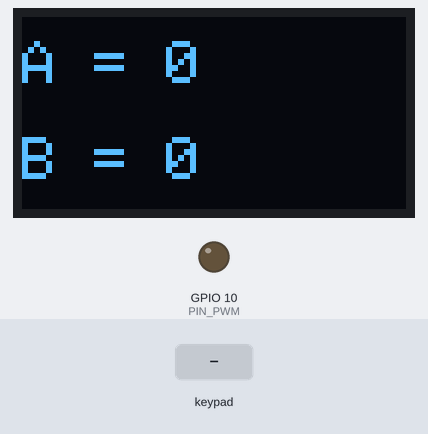
Bench run of a sketch on a simulated ESP32-S3. Shown: 128×64 one-colour display, output pins drawn as LEDs (lit = HIGH). Wiring (inferred from the names in the program): 4×4 keypad with keys 1 2 3 A 4 5 6 B 7 8 9 C * 0 # D (labels assumed): rows GPIO 4, GPIO 5, GPIO 6, GPIO 7; columns GPIO 15, GPIO 16, GPIO 17, GPIO 18. The inputs (shaded band) are chosen by the test bench. What the sketch prints to the serial monitor is not drawn.

Above: at 1.2 s.
1.3 s: key '1' pressed
Timing chart, 0 to 4.3 s (numbered marks = the images above; inputs shaded):
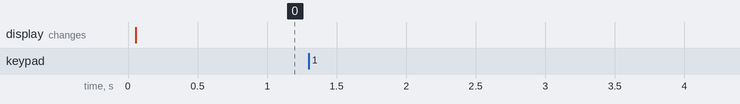

The sketch:

KEYPAD_ESPNOW.ino
```cpp
/*
  KEYPAD ESP-NOW -> PUENTE -> LinuxCNC (ESP32-S3)
  Arduino IDE

  Modulo de entradas: teclado matricial 4x4. Manda al puente el estado de
  las 16 teclas por ESP-NOW, con el mismo formato que las perillas:

    Modulo -> puente:  KN|KEYS|K<hhhh>   estado de las teclas, 16 bits en hex
                                         (bit 0 = tecla 00 ... bit 15 = tecla 15)
                                         Se manda al instante cuando cambia una tecla y se
                                         repite cada 1 s (sirve tambien como latido).
                       KN|KEYS|T<n>      ActiveTool (u32 en decimal); llega a
                                         LinuxCNC como knobs.io.in-0. Se manda al cambiar y cada 1 s.
    Puente -> modulo:  KN|KEYS|O<a>,<b>  dos valores u32 en decimal (salidas).
                                         LinuxCNC los manda al cambiar y cada 1 s.
                                         Se reciben en la funcion recibirSalidas(a, b).

  Numeracion: tecla = fila * 4 + columna (fila y columna desde 0)
      Fila 1:  00 01 02 03
      Fila 2:  04 05 06 07
      Fila 3:  08 09 10 11
      Fila 4:  12 13 14 15

  Conexion (los 8 pines del teclado, filas primero, de izquierda a derecha):
    Filas    1..4 -> GPIO 4, 5, 6, 7        (salidas)
    Columnas 1..4 -> GPIO 15, 16, 17, 18    (entradas con pull-up interno)

  Pantalla OLED I2C (SSD1306, 128x64):
    VCC -> 3.3V   GND -> GND   SDA -> GPIO 8   SCL -> GPIO 9
    Libreria: Adafruit SSD1306 (y Adafruit GFX).

  Salida 0-10 V (tarjeta PW1VA01, convierte PWM a voltaje):
    GPIO 10 -> PWM (signal+)     GND del ESP32 -> GND de la señal PWM
    Vin de la tarjeta -> fuente de 12 a 30 V (no del ESP32)
    GND de la fuente debe unirse al GND del ESP32
    La salida es el valor A: 0 .. A_MAX -> 0 .. 100 % de PWM

  LED RGB integrado (WS2812):
    Copia el valor A: A = 0 -> apagado, A = A_MAX -> rojo al maximo.
    Si el LED no esta en el pin por defecto de tu placa, cambia LED_PIN.

  Si tu teclado resulta al reves (filas y columnas cambiadas), no pasa nada
  grave: solo cambia la numeracion. Se arregla con INVERTIR_EJES.

  Antes de cargarlo:
    - Copiar la MAC del puente en BRIDGE_MAC (la misma que usan tus perillas).
    - Mismo CANAL que el puente y las perillas.
    - Tools > USB CDC On Boot > Enabled si quieres ver mensajes de prueba
      por el monitor serial.

  Sin diodos, si se presionan 3 o mas teclas a la vez puede haber teclas
  fantasma. Con una tecla a la vez no hay problema.
*/

#include <Arduino.h>
#include <WiFi.h>
#include <esp_now.h>
#include <esp_wifi.h>
#include <Wire.h>
#include <Adafruit_GFX.h>
#include <Adafruit_SSD1306.h>

// ---- Configuracion ---------------------------------------------------------

// MAC del puente (la misma BRIDGE_MAC de tus perillas). Verificala: el puente
// la imprime por serial al arrancar.
const uint8_t BRIDGE_MAC[6] = {0xE0, 0x72, 0xA1, 0xF3, 0xD4, 0x54};
const uint8_t CANAL = 1;                 // mismo canal en puente y perillas

const uint8_t PIN_FILAS[4] = {4, 5, 6, 7};
const uint8_t PIN_COLS[4]  = {15, 16, 17, 18};
const bool INVERTIR_EJES = false;        // true si filas y columnas estan cambiadas

const uint32_t DEBOUNCE_MS = 20;         // antirrebote
const uint32_t SCAN_MS     = 2;          // cada cuanto se barre el teclado
const uint32_t LATIDO_MS   = 1000;       // reenvio del estado aunque no cambie
const bool DEBUG_SERIAL = true;          // imprime las teclas por el monitor serial

// Si dejan de llegar las salidas de LinuxCNC (PC apagada, puente caido...),
// se llama a recibirSalidas(0, 0) para dejar todo en un estado seguro.
const bool SALIDAS_A_CERO_SIN_DATOS = true;
const uint32_t TIMEOUT_SALIDAS_MS = 3000;

// ---- Salida PWM (valor A -> 0-10 V con la tarjeta PW1VA01) ----------------
const uint8_t  PIN_PWM  = 10;            // señal PWM hacia la tarjeta
const uint32_t PWM_FREC = 1000;          // Hz (revisa el rango que acepta tu tarjeta)
const uint8_t  PWM_BITS = 10;            // resolucion: 0..1023
const uint32_t A_MAX    = 1000;          // A = 0 -> 0 V, A = 1000 -> 10 V

// ---- LED RGB integrado (WS2812) -------------------------------------------
// GPIO 48 en las DevKitC-1 v1.0, GPIO 38 en las v1.1. Si tu placa define
// RGB_BUILTIN se usa ese; si no, se usa 48.
#ifdef RGB_BUILTIN
  const uint8_t LED_PIN = RGB_BUILTIN;
#else
  const uint8_t LED_PIN = 48;
#endif
const uint8_t LED_BRILLO_MAX = 255;      // brillo del rojo cuando A = A_MAX (0..255)

// ---- Pantalla OLED ---------------------------------------------------------
const uint8_t OLED_ANCHO = 128;
const uint8_t OLED_ALTO  = 64;
const uint8_t OLED_ADDR  = 0x3C;         // si no funciona, prueba 0x3D
const uint8_t PIN_SDA = 8;
const uint8_t PIN_SCL = 9;

Adafruit_SSD1306 display(OLED_ANCHO, OLED_ALTO, &Wire, -1);
bool oledOk = false;                     // false si no se encontro la pantalla

// ---- Estado ----------------------------------------------------------------
uint16_t estable   = 0;                  // estado confirmado (ya sin rebotes)
uint16_t candidato = 0;                  // ultima lectura cruda
uint32_t tCandidato = 0;                 // desde cuando se mantiene esa lectura
uint32_t tScan  = 0;
uint32_t tEnvio = 0;

// Valores recibidos desde LinuxCNC (los escribe el callback ESP-NOW, que corre
// en la tarea WiFi; el loop los lee con la seccion critica de abajo)
portMUX_TYPE mux = portMUX_INITIALIZER_UNLOCKED;
volatile uint32_t rxA = 0, rxB = 0;
volatile bool rxNuevo = false;
volatile uint32_t tRx = 0;
bool salidasVivas = false;               // true mientras sigan llegando datos

// Variable que se manda a LinuxCNC como entrada u32 (knobs.io.in-0)
uint32_t ActiveTool = 0;
uint32_t tEnvioTool = 0;

// Envia "KN|KEYS|T<ActiveTool>" al puente
void enviarActiveTool() {
  char buf[32];
  int n = snprintf(buf, sizeof(buf), "KN|KEYS|T%lu", (unsigned long)ActiveTool);
  esp_now_send(BRIDGE_MAC, (const uint8_t *)buf, n);
  tEnvioTool = millis();
}

// ===========================================================================
//  AQUI RECIBES LOS 2 VALORES u32 DE LinuxCNC
//    a = knobs.io.out-0     b = knobs.io.out-1
//  Se llama al cambiar el valor y cada ~1 s (aunque no cambie).
// ===========================================================================
void mostrarSalidas(uint32_t a, uint32_t b) {
  if (!oledOk) return;
  display.clearDisplay();
  display.setTextSize(2);
  display.setTextColor(SSD1306_WHITE);
  display.setCursor(0, 8);
  display.print("A = ");
  display.print((unsigned long)a);
  display.setCursor(0, 40);
  display.print("B = ");
  display.print((unsigned long)b);
  display.display();
}

// Convierte A (0..A_MAX) a ciclo de trabajo PWM (0..100 %)
void aplicarPWM(uint32_t a) {
  const uint32_t maxDuty = (1UL << PWM_BITS) - 1;
  if (a > A_MAX) a = A_MAX;
  uint32_t duty = (uint32_t)(((uint64_t)a * maxDuty) / A_MAX);
#if ESP_ARDUINO_VERSION >= ESP_ARDUINO_VERSION_VAL(3, 0, 0)
  ledcWrite(PIN_PWM, duty);
#else
  ledcWrite(0, duty);                    // canal 0
#endif
}

// Copia A al LED RGB: 0 = apagado, A_MAX = rojo al maximo (LED_BRILLO_MAX)
void aplicarLED(uint32_t a) {
  if (a > A_MAX) a = A_MAX;
  uint8_t rojo = (uint32_t)a * LED_BRILLO_MAX / A_MAX;
  neopixelWrite(LED_PIN, rojo, 0, 0);    // R, G, B
}

void recibirSalidas(uint32_t a, uint32_t b) {
  // Solo redibuja la pantalla si cambio algun valor (evita parpadeo y
  // no gasta tiempo del loop en cada latido de 1 s)
  static bool primera = true;
  static uint32_t ultA = 0, ultB = 0;
  if (primera || a != ultA || b != ultB) {
    primera = false;
    ultA = a;
    ultB = b;
    mostrarSalidas(a, b);
  }

  aplicarPWM(a);                         // A -> salida PWM -> 0-10 V
  aplicarLED(a);                         // A -> LED rojo (0 = apagado)

  if (DEBUG_SERIAL) {
    Serial.printf("Salidas: a=%lu b=%lu\n", (unsigned long)a, (unsigned long)b);
  }

  ActiveTool = a + b;                    // copia a + b y la manda a LinuxCNC (knobs.io.in-0)
  enviarActiveTool();
}

// Paquete del puente: "KN|KEYS|O<a>,<b>". Corre en la tarea WiFi: aqui solo
// se guardan los datos; recibirSalidas() se llama desde loop().
void procesarPaquete(const uint8_t *data, int len) {
  char buf[40];
  if (len <= 9 || len >= (int)sizeof(buf)) return;
  memcpy(buf, data, len);
  buf[len] = 0;
  if (strncmp(buf, "KN|KEYS|O", 9) != 0) return;   // otro rol u otro mensaje
  char *fin;
  uint32_t a = strtoul(buf + 9, &fin, 10);
  if (*fin != ',') return;
  uint32_t b = strtoul(fin + 1, &fin, 10);
  portENTER_CRITICAL(&mux);
  rxA = a;
  rxB = b;
  tRx = millis();
  rxNuevo = true;
  portEXIT_CRITICAL(&mux);
}

#if ESP_ARDUINO_VERSION >= ESP_ARDUINO_VERSION_VAL(3, 0, 0)
void onRecv(const esp_now_recv_info_t *info, const uint8_t *data, int len) {
  procesarPaquete(data, len);
}
#else
void onRecv(const uint8_t *mac, const uint8_t *data, int len) {
  procesarPaquete(data, len);
}
#endif

// Barre el teclado: pone una fila en LOW a la vez y lee las columnas.
// Las filas inactivas quedan en alta impedancia (INPUT) para que dos filas
// nunca queden en corto a traves de teclas presionadas.
uint16_t escanear() {
  uint16_t mascara = 0;
  for (uint8_t f = 0; f < 4; f++) {
    pinMode(PIN_FILAS[f], OUTPUT);
    digitalWrite(PIN_FILAS[f], LOW);
    delayMicroseconds(10);               // deja estabilizar la linea
    for (uint8_t c = 0; c < 4; c++) {
      if (digitalRead(PIN_COLS[c]) == LOW) {
        uint8_t tecla = INVERTIR_EJES ? (c * 4 + f) : (f * 4 + c);
        mascara |= (uint16_t)1 << tecla;
      }
    }
    pinMode(PIN_FILAS[f], INPUT);
  }
  return mascara;
}

// Envia "KN|KEYS|K<hhhh>" al puente
void enviarEstado() {
  char buf[24];
  int n = snprintf(buf, sizeof(buf), "KN|KEYS|K%04X", estable);
  esp_now_send(BRIDGE_MAC, (const uint8_t *)buf, n);
  tEnvio = millis();
}

void setup() {
  if (DEBUG_SERIAL) Serial.begin(115200);

  for (uint8_t f = 0; f < 4; f++) pinMode(PIN_FILAS[f], INPUT);
  for (uint8_t c = 0; c < 4; c++) pinMode(PIN_COLS[c], INPUT_PULLUP);

  // LED RGB apagado al arrancar
  aplicarLED(0);

  // Pantalla OLED (si no responde, el teclado sigue funcionando igual)
  Wire.begin(PIN_SDA, PIN_SCL);
  Wire.setClock(400000);
  oledOk = display.begin(SSD1306_SWITCHCAPVCC, OLED_ADDR);
  if (DEBUG_SERIAL && !oledOk) Serial.println("OLED no encontrada");
  mostrarSalidas(0, 0);

  // Salida PWM (empieza en 0 V)
#if ESP_ARDUINO_VERSION >= ESP_ARDUINO_VERSION_VAL(3, 0, 0)
  ledcAttach(PIN_PWM, PWM_FREC, PWM_BITS);
#else
  ledcSetup(0, PWM_FREC, PWM_BITS);
  ledcAttachPin(PIN_PWM, 0);
#endif
  aplicarPWM(0);

  WiFi.mode(WIFI_STA);
  WiFi.disconnect();
  esp_wifi_set_channel(CANAL, WIFI_SECOND_CHAN_NONE);

  if (esp_now_init() != ESP_OK) {
    if (DEBUG_SERIAL) Serial.println("ERROR ESP-NOW");
    while (true) delay(1000);
  }
  esp_now_register_recv_cb(onRecv);

  esp_now_peer_info_t peer = {};
  memcpy(peer.peer_addr, BRIDGE_MAC, 6);
  peer.channel = CANAL;
  peer.encrypt = false;
  esp_now_add_peer(&peer);

  if (DEBUG_SERIAL) {
    Serial.print("KEYPAD listo. MAC de este modulo: ");
    Serial.println(WiFi.macAddress());
  }
  enviarEstado();
  enviarActiveTool();
}

void loop() {
  uint32_t ahora = millis();

  // Barrido del teclado con antirrebote
  if (ahora - tScan >= SCAN_MS) {
    tScan = ahora;
    uint16_t lectura = escanear();
    if (lectura != candidato) {
      candidato = lectura;
      tCandidato = ahora;                // cambio: reinicia el conteo
    } else if (candidato != estable && ahora - tCandidato >= DEBOUNCE_MS) {
      estable = candidato;               // lectura estable: se confirma
      enviarEstado();                    // aviso inmediato al puente
      if (DEBUG_SERIAL) {
        Serial.print("Teclas: 0x");
        Serial.println(estable, HEX);
      }
    }
  }

  // Salidas recibidas de LinuxCNC -> funcion del usuario
  if (rxNuevo) {
    uint32_t a, b;
    portENTER_CRITICAL(&mux);
    a = rxA;
    b = rxB;
    rxNuevo = false;
    portEXIT_CRITICAL(&mux);
    salidasVivas = true;
    recibirSalidas(a, b);
  } else if (SALIDAS_A_CERO_SIN_DATOS && salidasVivas &&
             ahora - tRx > TIMEOUT_SALIDAS_MS) {
    salidasVivas = false;
    recibirSalidas(0, 0);                // sin datos de LinuxCNC: estado seguro
  }

  // Latido: se repite el estado para que LinuxCNC sepa que el modulo esta vivo
  // y para recuperarse de un paquete perdido
  if (ahora - tEnvio >= LATIDO_MS) {
    enviarEstado();
  }
  if (ahora - tEnvioTool >= LATIDO_MS) {
    enviarActiveTool();
  }
}
```

Measured:
- after the input at 1.3 s, every drawn part: stays the same
